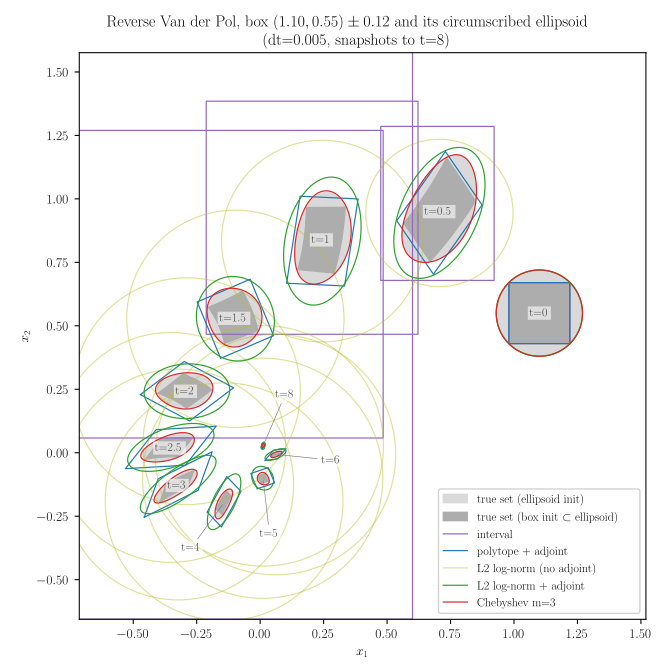

This chart was generated by the following Python code:
"""Reverse Van der Pol reachability from the 0.12 box, four certified methods.

Benchmark: reverse-time Van der Pol (mu=1), initial box (1.10, 0.55) +- 0.12,
dt = 0.005, tf = 8. The center is INSIDE the limit cycle, so the reverse flow
spirals into the origin and a sound, tight method must stabilize there; from
outside the cycle the true reverse flow escapes to infinity and no method can
contract.

The ellipsoid methods (L2) start from the circumscribed ellipsoid
of the box, so the reference "true set" is the flow of that ellipsoid (light
gray), with the flow of the box inside it (darker gray) as the reference for
the box-initialized methods (interval, polytope).

Methods:
  1. Interval           -- natural inclusion embedding (natemb)
  2. Polytope adjoint   -- Polytope + AdjointEmbedding
  3. L2 log-norm        -- L2Normotope, mjacM log-norm, alpha frozen (no adjoint)
  4. L2 adjoint         -- L2Normotope, mjacM log-norm + adjoint

All adjoint methods use the symplectic integrator (the compute_reachset default).
Produces examples/reverse_vdp.{pdf,svg} (snapshots on MC truth),
examples/reverse_vdp_bloat.{pdf,svg} (percent bloat over time), and a LaTeX table
(method, runtime, reach set area at tf) on stdout.
"""

import pathlib
import shutil
from typing import ClassVar

import jax
import jax.numpy as jnp
import matplotlib.pyplot as plt
import numpy as onp
from immutabledict import immutabledict

import immrax as irx
from immrax.parametric import AdjointEmbedding, Polytope

plt.rcParams.update(
    {"text.usetex": shutil.which("latex") is not None, "font.family": "serif"}
)  # Computer Modern


# ---------------------------------------------------------------- benchmark
class ReverseVanDerPol(irx.System):
    xlen: ClassVar[int] = 2
    mu: float = 1.0

    def f(self, t, x):
        x1, x2 = x
        return jnp.array([-x2, -self.mu * (1.0 - x1**2) * x2 + x1])


sys = ReverseVanDerPol()
ox0 = jnp.array([1.10, 0.55])
pert = jnp.array([0.12, 0.12])
ix0 = irx.icentpert(ox0, pert)
dt, tf = 0.005, 8.0
N = int(round(tf / dt))
snap_ts = [0.0, 0.5, 1.0, 1.5, 2.0, 2.5, 3.0, 4.0, 5.0, 6.0, 8.0]
snap_ks = [int(round(t / dt)) for t in snap_ts]
LABEL_TMAX = 3.0  # sets past this are too small near the origin to label
WMAX = 20.0  # a set wider than this is treated as blown up


def timings(f, *args):
    """(steady-state runtime, JIT time) in seconds; run 0 carries the compile."""
    _, ts = irx.utils.run_times(6, f, *args)
    t_run = float(jnp.mean(ts[1:]))
    return t_run, float(ts[0]) - t_run


def shoelace(V):
    V = onp.asarray(V)
    c = V.mean(0)
    V = V[onp.argsort(onp.arctan2(V[:, 1] - c[1], V[:, 0] - c[0]))]
    x, y = V[:, 0], V[:, 1]
    return 0.5 * abs(onp.dot(x, onp.roll(y, -1)) - onp.dot(y, onp.roll(x, -1)))


# ---------------------------------------------------------------- MC truth
# Two nested initial sets: the box, and its circumscribed ellipsoid (the common
# initial set of the L2 methods).
edge = jnp.linspace(0.0, 1.0, 100, endpoint=False)[:, None]
corners = jnp.array(
    [
        [ix0.lower[0], ix0.lower[1]],
        [ix0.lower[0], ix0.upper[1]],
        [ix0.upper[0], ix0.upper[1]],
        [ix0.upper[0], ix0.lower[1]],
    ]
)
box_bnd = jnp.concatenate(
    [(1 - edge) * corners[i] + edge * corners[(i + 1) % 4] for i in range(4)]
)
theta = jnp.linspace(0.0, 2 * jnp.pi, 400, endpoint=False)
ell_bnd = ox0 + jnp.sqrt(2.0) * pert * jnp.stack(
    [jnp.cos(theta), jnp.sin(theta)], axis=1
)


@jax.jit
def roll(x):
    def step(c, _):
        nx = c + dt * sys.f(0.0, c)
        return nx, nx

    _, xs = jax.lax.scan(step, x, None, length=N)
    return jnp.vstack([x, xs])


mc_box = onp.asarray(jax.vmap(roll)(box_bnd))  # (400, N+1, 2), ordered polygons
mc_ell = onp.asarray(jax.vmap(roll)(ell_bnd))


# ---------------------------------------------------------------- 1. interval
natemb = irx.natemb(sys)
z0 = jnp.concatenate([ix0.lower, ix0.upper])
reach_box = jax.jit(
    lambda z: natemb.compute_trajectory(0.0, tf, z, dt=dt, solver="euler").ys
)
box_ys = onp.asarray(reach_box(z0))
t_box = timings(reach_box, z0)

# ---------------------------------------------------------------- 2. polytope
pt0 = Polytope.from_interval(ix0)
emb_poly = AdjointEmbedding(sys, jnp.linalg.pinv(pt0.alpha), jnp.zeros((0, 2)))
rs_poly = emb_poly.compute_reachset(0.0, tf, pt0, dt=dt)
t_poly = timings(lambda p: emb_poly.compute_reachset(0.0, tf, p, dt=dt).ys[0].y, pt0)

# ------------------------------------------------------- 3/4. L2 normotopes
nt0 = irx.L2Normotope.from_interval(ix0)
emb_l2 = irx.NormotopeEmbedding(sys)
emb_l2._initialize(nt0)  # resolve gsc outside jit
noadj = immutabledict({"adjoint": False})
rs_l2n = emb_l2.compute_reachset(0.0, tf, nt0, dt=dt, f_kwargs=noadj)
rs_l2a = emb_l2.compute_reachset(0.0, tf, nt0, dt=dt)
t_l2n = timings(
    lambda p: emb_l2.compute_reachset(0.0, tf, p, dt=dt, f_kwargs=noadj).ys[0].y, nt0
)
t_l2a = timings(lambda p: emb_l2.compute_reachset(0.0, tf, p, dt=dt).ys[0].y, nt0)


# ------------------------------------------------------------- set accessors
def poly_at(k):
    s = rs_poly.ys[0]
    return Polytope(s.ox[k], s.alpha[k], s.y[k])


def l2_at(rs, k):
    s = rs.ys[0]
    return irx.L2Normotope(s.ox[k], s.alpha[k], s.y[k])


def box_iover_at(k):
    return irx.interval(jnp.asarray(box_ys[k, :2]), jnp.asarray(box_ys[k, 2:]))


def poly_iover_at(k):
    p = poly_at(k)
    return irx.interval(jnp.linalg.inv(p.alpha)) @ p.hinv(p.y) + p.ox


def alive(io):
    """Set with interval hull io is finite and not blown up."""
    lo, hi = onp.asarray(io.lower), onp.asarray(io.upper)
    return bool(
        onp.isfinite(lo).all() and onp.isfinite(hi).all() and (hi - lo < WMAX).all()
    )


def death_time(iover_at):
    for k in range(N + 1):
        if not alive(iover_at(k)):
            return k * dt
    return None


def ellipse_boundary(nt, npts=200):
    th = onp.linspace(0, 2 * onp.pi, npts)
    circ = onp.stack([onp.cos(th), onp.sin(th)], axis=0)
    Hinv = onp.linalg.inv(onp.asarray(nt.alpha))
    return (onp.asarray(nt.ox)[:, None] + float(nt.y) * Hinv @ circ).T


# --------------------------------------------------------------------- table
T_AREA = 2.0  # areas reported at this time (a set visible in the figure)
kf = int(round(T_AREA / dt))
# Each method's bloat is measured against the MC truth for ITS OWN initial
# set: box flow for interval/polytope, ellipsoid flow for L2.
truth = {"box": shoelace(mc_box[:, kf, :]), "ell": shoelace(mc_ell[:, kf, :])}
# (plain name, LaTeX name, (runtime, jit), iover_at, area_at, truth key)
methods = [
    (
        "Interval (natural embedding)",
        "Interval (natural embedding)",
        t_box,
        box_iover_at,
        lambda k: float(onp.prod(box_ys[k, 2:] - box_ys[k, :2])),
        "box",
    ),
    (
        "Polytope + adjoint",
        "Polytope + adjoint",
        t_poly,
        poly_iover_at,
        lambda k: shoelace(poly_at(k).get_vertices()),
        "box",
    ),
    (
        "L2 normotope (log-norm, no adjoint)",
        "L2 normotope (log-norm, no adjoint)",
        t_l2n,
        lambda k: l2_at(rs_l2n, k).iover(),
        lambda k: (
            onp.pi
            * float(l2_at(rs_l2n, k).y) ** 2
            / abs(onp.linalg.det(onp.asarray(l2_at(rs_l2n, k).alpha)))
        ),
        "ell",
    ),
    (
        "L2 normotope (log-norm + adjoint)",
        "L2 normotope (log-norm + adjoint)",
        t_l2a,
        lambda k: l2_at(rs_l2a, k).iover(),
        lambda k: (
            onp.pi
            * float(l2_at(rs_l2a, k).y) ** 2
            / abs(onp.linalg.det(onp.asarray(l2_at(rs_l2a, k).alpha)))
        ),
        "ell",
    ),
]

headers = ["Method", "Runtime s (JIT s)", f"Area at t={T_AREA:g}", "Bloat"]
headers_tex = ["Method", "Runtime s (JIT s)", f"Area at $t={T_AREA:g}$", "Bloat"]
rows, rows_tex = [], []
for name, name_tex, (t_run, t_jit), iover_at, area_at, ref in methods:
    rt = f"{t_run:.3f} ({t_jit:.0f})"
    td = death_time(iover_at)
    if td is not None and td <= T_AREA:
        a_s, b_s = f"inf (blows up t ~ {td:.2f})", "--"
        a_tex, b_tex = f"$\\infty$ (blows up $t \\approx {td:.2f}$)", "--"
    else:
        a = area_at(kf)
        bloat = 100.0 * (a / truth[ref] - 1.0)
        a_s = a_tex = f"{a:.3e}"
        b_s, b_tex = f"{bloat:+.1f}%", f"{bloat:+.1f}\\%"
    rows.append([name, rt, a_s, b_s])
    rows_tex.append([name_tex, rt, a_tex, b_tex])

print(
    f"\n% reverse VDP, box (1.10, 0.55) +- 0.12 / circumscribed ellipsoid, "
    f"dt={dt}, tf={tf}; area and bloat vs own-initial-set MC truth at t={T_AREA:g}"
)
try:
    from tabulate import tabulate
except ImportError:  # optional dependency; fall back to a hand-built table
    print(" & ".join(headers_tex) + " \\\\")
    for r in rows_tex:
        print(" & ".join(r) + " \\\\")
else:
    print(tabulate(rows, headers=headers, tablefmt="simple"))
    print()
    # latex_raw, not latex_booktabs: the cells carry math ($\infty$, $m=3$, \%)
    # and booktabs escapes it.
    print(tabulate(rows_tex, headers=headers_tex, tablefmt="latex_raw"))
print()

# ---------------------------------------------------------------------- plot
fig, ax = plt.subplots(figsize=(7, 7))
for k in snap_ks:
    ax.fill(mc_ell[:, k, 0], mc_ell[:, k, 1], color="0.85", zorder=0)
    ax.fill(mc_box[:, k, 0], mc_box[:, k, 1], color="0.68", zorder=0.5)
    cen = mc_box[:, k, :].mean(0)
    if k * dt <= LABEL_TMAX:
        ax.annotate(
            f"t={k * dt:g}",
            cen,
            color="0.25",
            fontsize=9,
            ha="center",
            va="center",
            zorder=6,
            bbox=dict(fc="white", ec="none", alpha=0.6, pad=1),
        )
    else:
        # Tiny sets near the origin: put the label off to the side (radially
        # outward) with a thin connector so the set stays visible.
        u = cen / max(float(onp.linalg.norm(cen)), 1e-9)
        ax.annotate(
            f"t={k * dt:g}",
            cen,
            xytext=cen + 0.22 * u,
            color="0.25",
            fontsize=9,
            ha="center",
            va="center",
            zorder=6,
            arrowprops=dict(arrowstyle="-", color="0.5", lw=0.5, shrinkA=2, shrinkB=2),
            bbox=dict(fc="white", ec="none", alpha=0.6, pad=1),
        )
ax.fill([], [], color="0.85", label="true set (ellipsoid init)")
ax.fill([], [], color="0.68", label="true set (box init $\\subset$ ellipsoid)")

for k in snap_ks:
    if not alive(box_iover_at(k)):
        continue
    lo, hi = box_ys[k, :2], box_ys[k, 2:]
    bx = [lo[0], hi[0], hi[0], lo[0], lo[0]]
    by = [lo[1], lo[1], hi[1], hi[1], lo[1]]
    ax.plot(bx, by, color="tab:purple", lw=0.9, label="interval" if k == 0 else None)

for k in snap_ks:
    if not alive(poly_iover_at(k)):
        continue
    V = onp.asarray(poly_at(k).get_vertices())
    c = V.mean(0)
    V = V[onp.argsort(onp.arctan2(V[:, 1] - c[1], V[:, 0] - c[0]))]
    V = onp.vstack([V, V[0]])
    ax.plot(
        V[:, 0],
        V[:, 1],
        color="tab:blue",
        lw=0.9,
        label="polytope + adjoint" if k == 0 else None,
    )

for rs, color, ls, lw, al, lab in [
    (rs_l2n, "tab:olive", "-", 0.9, 0.45, "L2 log-norm (no adjoint)"),
    (rs_l2a, "tab:green", "-", 0.9, 1.0, "L2 log-norm + adjoint"),
]:
    for k in snap_ks:
        nt = l2_at(rs, k)
        if not alive(nt.iover()):
            continue
        B = ellipse_boundary(nt)
        ax.plot(
            B[:, 0],
            B[:, 1],
            color=color,
            ls=ls,
            lw=lw,
            alpha=al,
            label=lab if k == 0 else None,
        )


# Frame the MC tube (square window), not the whole limit cycle.
mid = 0.5 * (mc_ell.reshape(-1, 2).min(0) + mc_ell.reshape(-1, 2).max(0))
half = 0.5 * (mc_ell.reshape(-1, 2).max(0) - mc_ell.reshape(-1, 2).min(0)).max() + 0.25
ax.set_xlim(mid[0] - half, mid[0] + half)
ax.set_ylim(mid[1] - half, mid[1] + half)
ax.set_xlabel("$x_1$")
ax.set_ylabel("$x_2$")
ax.set_aspect("equal")
ax.legend(loc="best", fontsize=9, framealpha=0.9)
ax.set_title(
    f"Reverse Van der Pol, box $(1.10, 0.55) \\pm 0.12$ and its circumscribed "
    f"ellipsoid\n(dt={dt}, snapshots to t={tf:g})"
)
fig.tight_layout()
for ext in ["pdf", "svg"]:
    out = pathlib.Path(__file__).parent / f"reverse_vdp.{ext}"
    fig.savefig(out)
    print(f"saved {out}")

# ------------------------------------------------------------ bloat over time
# Percent bloat = 100 (area / own-init MC truth area - 1), while alive.
plot_ks = list(range(0, N + 1, 8))
styles = {
    "Interval (natural embedding)": ("tab:purple", "interval"),
    "Polytope + adjoint": ("tab:blue", "polytope + adjoint"),
    "L2 normotope (log-norm, no adjoint)": ("tab:olive", "L2 log-norm (no adjoint)"),
    "L2 normotope (log-norm + adjoint)": ("tab:green", "L2 log-norm + adjoint"),
}
truth_t = {
    "box": onp.array([shoelace(mc_box[:, k, :]) for k in plot_ks]),
    "ell": onp.array([shoelace(mc_ell[:, k, :]) for k in plot_ks]),
}
fig2, axb = plt.subplots(figsize=(6, 4.5))
for name, _, t, iover_at, area_at, ref in methods:
    color, lab = styles[name]
    bl = []
    for i, k in enumerate(plot_ks):
        if not alive(iover_at(k)):
            break
        bl.append(100.0 * (area_at(k) / truth_t[ref][i] - 1.0))
    tsb = onp.array(plot_ks[: len(bl)]) * dt
    axb.semilogy(tsb, onp.maximum(onp.array(bl), 1e-1), color=color, lw=1.2, label=lab)
axb.set_xlabel("$t$")
axb.set_ylabel(r"bloat over own-init true area (\%)")
axb.set_title(r"Certificate bloat over time (clipped below at 0.1\%)")
axb.legend(fontsize=8)
axb.grid(alpha=0.3, which="both")
fig2.tight_layout()
for ext in ["pdf", "svg"]:
    out = pathlib.Path(__file__).parent / f"reverse_vdp_bloat.{ext}"
    fig2.savefig(out)
    print(f"saved {out}")
plt.show()
